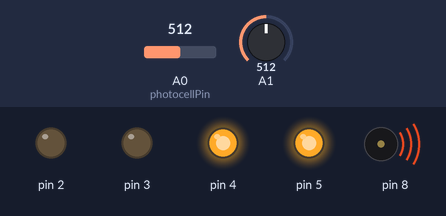
Bench run of a sketch on a simulated Arduino Uno, built with avr-gcc and run on an emulated ATmega328P. Parts: output pins drawn as LEDs (lit = HIGH), buzzer (waves = sounding). The test bench sets the inputs (shaded band); at power-on: A0 (photocellPin) = 512, A1 = 512.

Above: at 1.2 s.
1.3 s: A0 (photocellPin) set to 481
At 1.8 s:
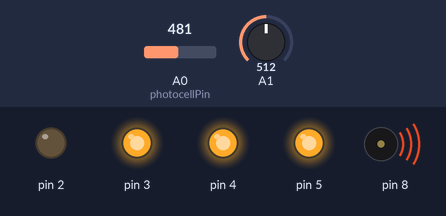
2.8 s: A1 set to 0
At 3.1 s:
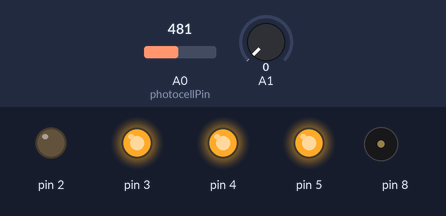
4.3 s: A0 (photocellPin) set to 510
At 5.5 s:
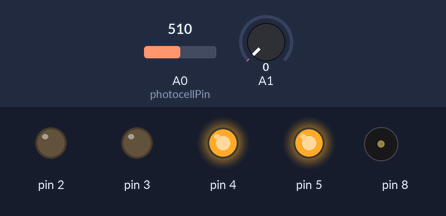
5.8 s: A0 (photocellPin) set to 587
7.3 s: A0 (photocellPin) set to 607
At 8.3 s:
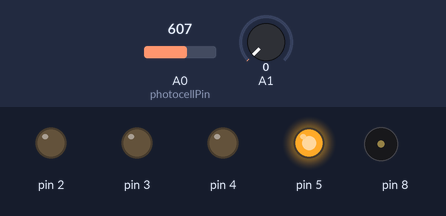
8.8 s: A1 set to 122
At 9.7 s:
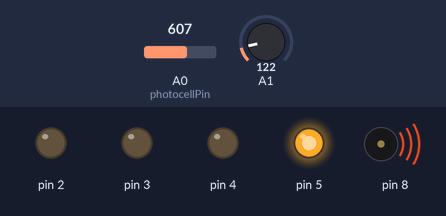
Timing chart, 0 to 11.3 s (numbered marks = the images above; inputs shaded):
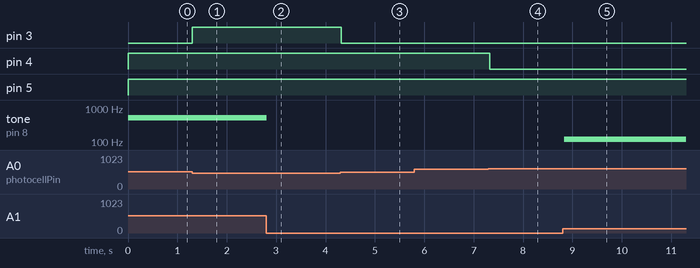

The sketch:

Lab_5.ino
```cpp
// include the library code:

// initialize the library by associating any needed LCD interface pin
// with the arduino pin number it is connected to
int i = 0;
int photocellPin = 0;     // the cell and 10K pulldown are connected to a0
int photocellReading;     // the analog reading from the sensor divider
int passiveBuzzer = 15;
int buzzerReading;
int potentiometerReading;


void setup() {
  Serial.begin(9600);
  pinMode(2, OUTPUT);
  pinMode(3, OUTPUT);
  pinMode(4, OUTPUT);
  pinMode(5, OUTPUT);
  pinMode(8, OUTPUT);
}

void loop() {
  photocellReading = analogRead(photocellPin);
  potentiometerReading = analogRead(1);

//  while(i <= potentiometerReading){
//    potentiometerReading = analogRead(1);
//    Serial.print("Potentiometer reading = ");
//  Serial.println(potentiometerReading);
//    //i = potentiometerReading;
//    tone (8, potentiometerReading);
//    if( potentiometerReading == 1023){
//      break;
//    }
//  }
  //potentiometerReading = 0;
  while(i <= potentiometerReading){
    potentiometerReading = analogRead(1);
    tone (8, potentiometerReading);
  if (photocellReading < 400) {
      //tone(15, 200);
      digitalWrite(2, HIGH);
      digitalWrite(3, HIGH);
      digitalWrite(4, HIGH);
      digitalWrite(5, HIGH);
  }
  else if (photocellReading < 500) {
      //tone(15, 400);
      digitalWrite(2, LOW);
      digitalWrite(3, HIGH);
      digitalWrite(4, HIGH);
      digitalWrite(5, HIGH);
  }
  else if (photocellReading < 600) {
      //tone(15, 600);
      digitalWrite(2, LOW);
      digitalWrite(3, LOW);
      digitalWrite(4, HIGH);
      digitalWrite(5, HIGH);
  }
  else if (photocellReading < 800) {
     // tone(15, 800);
      digitalWrite(2, LOW);
      digitalWrite(3, LOW);
      digitalWrite(4, LOW);
      digitalWrite(5, HIGH);
  }
  else {
      //tone(15, 1000);
      digitalWrite(2, LOW);
      digitalWrite(3, LOW);
      digitalWrite(4, LOW);
      digitalWrite(5, LOW);
  }
    break;
  }

  // delay at the end of the full loop:
  delay(100);

}
```

Measured:
- the behaviour switches between 500 and 499 on A0 (photocellPin) (found by bisection; images 0 and 1)
- the behaviour switches between 599 and 600 on A0 (photocellPin) (found by bisection; images 3 and 4)
- after the input at 1.3 s, pin 3: LOW → HIGH at once
- after the input at 2.8 s, tone on pin 8: 512 Hz → silent at once
- after the input at 4.3 s, pin 3: HIGH → LOW at once
- after the input at 5.8 s, every drawn part: stays the same
- after the input at 7.3 s, pin 4: HIGH → LOW at once
- after the input at 8.8 s, tone on pin 8: silent → 122 Hz at once
